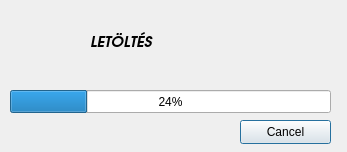
<?xml version="1.0" encoding="UTF-8"?>
<ui version="4.0">
 <class>Dialog</class>
 <widget class="QDialog" name="Dialog">
  <property name="geometry">
   <rect>
    <x>0</x>
    <y>0</y>
    <width>347</width>
    <height>152</height>
   </rect>
  </property>
  <property name="sizePolicy">
   <sizepolicy hsizetype="Fixed" vsizetype="Fixed">
    <horstretch>0</horstretch>
    <verstretch>0</verstretch>
   </sizepolicy>
  </property>
  <property name="windowTitle">
   <string>Dialog</string>
  </property>
  <widget class="QLabel" name="label1">
   <property name="geometry">
    <rect>
     <x>10</x>
     <y>10</y>
     <width>71</width>
     <height>71</height>
    </rect>
   </property>
   <property name="sizePolicy">
    <sizepolicy hsizetype="Fixed" vsizetype="Preferred">
     <horstretch>0</horstretch>
     <verstretch>0</verstretch>
    </sizepolicy>
   </property>
   <property name="text">
    <string/>
   </property>
   <property name="pixmap">
    <pixmap>../../../../../../magyarugyved.xcf</pixmap>
   </property>
   <property name="scaledContents">
    <bool>true</bool>
   </property>
  </widget>
  <widget class="QLabel" name="downLabel">
   <property name="geometry">
    <rect>
     <x>90</x>
     <y>20</y>
     <width>221</width>
     <height>41</height>
    </rect>
   </property>
   <property name="sizePolicy">
    <sizepolicy hsizetype="Expanding" vsizetype="Preferred">
     <horstretch>0</horstretch>
     <verstretch>0</verstretch>
    </sizepolicy>
   </property>
   <property name="font">
    <font>
     <family>URW Gothic L</family>
     <pointsize>11</pointsize>
     <weight>75</weight>
     <italic>true</italic>
     <bold>true</bold>
    </font>
   </property>
   <property name="text">
    <string>LETÖLTÉS</string>
   </property>
   <property name="wordWrap">
    <bool>true</bool>
   </property>
  </widget>
  <widget class="QProgressBar" name="progressBar">
   <property name="geometry">
    <rect>
     <x>10</x>
     <y>90</y>
     <width>321</width>
     <height>23</height>
    </rect>
   </property>
   <property name="value">
    <number>24</number>
   </property>
  </widget>
  <widget class="QPushButton" name="pushButton">
   <property name="geometry">
    <rect>
     <x>240</x>
     <y>120</y>
     <width>91</width>
     <height>24</height>
    </rect>
   </property>
   <property name="text">
    <string>Cancel</string>
   </property>
  </widget>
 </widget>
 <resources/>
 <connections/>
</ui>
